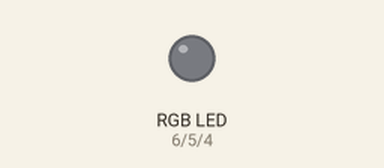
This sketch was run on a simulated Arduino Uno, built with avr-gcc and run on an emulated ATmega328P. Parts: an RGB LED mixed from three pins (HIGH = lit).

Above: at 0.15 s.
At 3.75 s:
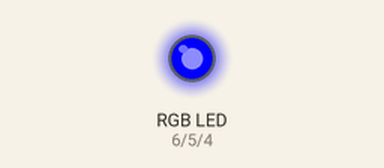
Timing chart, 0 to 4.0 s (numbered marks = the images above):
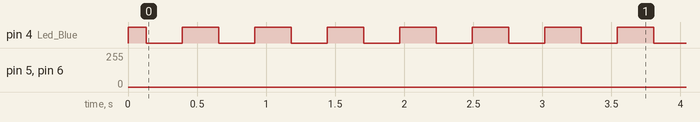

The sketch:

rgb-colors.ino
```cpp
int Led_Red = 6;
int Led_Green = 5;
int Led_Blue = 4;

int val;
void setup () {
 // Output pin initialization for the LEDs
 pinMode (Led_Red, OUTPUT);
 pinMode (Led_Green, OUTPUT);
 pinMode (Led_Blue, OUTPUT);
}
void loop () {
 // In this for-loop, the 3 LEDs will get different PWM-values
 // Via mixing the brightness of the different LEDs, you will get different colors.
 for (val = 255; val> 0; val--)
 {
 analogWrite (Led_Blue, val);
 analogWrite (Led_Green, 255-val);
 analogWrite (Led_Red, 128-val);
 delay (1);
 }
 // You will go backwards through the color range in this second for loop.
 for (val = 0; val <255; val++)
 {
 analogWrite (Led_Blue, val);
 analogWrite (Led_Green, 255-val);
 analogWrite (Led_Red, 128-val);
 delay (1);
 }
}
```

rfid.ino
```cpp

```

Measured:
- by itself, pin 4 (Led_Blue): repeats every 0.52 s: LOW 0.26 s, HIGH 0.26 s
